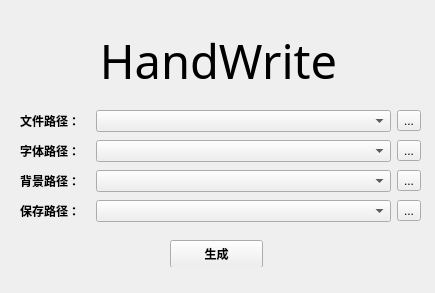
<?xml version="1.0" encoding="UTF-8"?>
<ui version="4.0">
 <class>MainWindow</class>
 <widget class="QMainWindow" name="MainWindow">
  <property name="enabled">
   <bool>true</bool>
  </property>
  <property name="geometry">
   <rect>
    <x>0</x>
    <y>0</y>
    <width>435</width>
    <height>293</height>
   </rect>
  </property>
  <property name="sizePolicy">
   <sizepolicy hsizetype="Fixed" vsizetype="Fixed">
    <horstretch>0</horstretch>
    <verstretch>0</verstretch>
   </sizepolicy>
  </property>
  <property name="minimumSize">
   <size>
    <width>400</width>
    <height>293</height>
   </size>
  </property>
  <property name="maximumSize">
   <size>
    <width>435</width>
    <height>293</height>
   </size>
  </property>
  <property name="windowTitle">
   <string>HandWrite</string>
  </property>
  <widget class="QWidget" name="centralwidget">
   <property name="sizePolicy">
    <sizepolicy hsizetype="Fixed" vsizetype="Fixed">
     <horstretch>0</horstretch>
     <verstretch>0</verstretch>
    </sizepolicy>
   </property>
   <property name="minimumSize">
    <size>
     <width>435</width>
     <height>267</height>
    </size>
   </property>
   <property name="maximumSize">
    <size>
     <width>435</width>
     <height>267</height>
    </size>
   </property>
   <widget class="QWidget" name="widget_2" native="true">
    <property name="geometry">
     <rect>
      <x>20</x>
      <y>110</y>
      <width>401</width>
      <height>22</height>
     </rect>
    </property>
    <property name="sizePolicy">
     <sizepolicy hsizetype="Preferred" vsizetype="Fixed">
      <horstretch>0</horstretch>
      <verstretch>0</verstretch>
     </sizepolicy>
    </property>
    <layout class="QHBoxLayout" name="horizontalLayout">
     <property name="leftMargin">
      <number>0</number>
     </property>
     <property name="topMargin">
      <number>0</number>
     </property>
     <property name="rightMargin">
      <number>0</number>
     </property>
     <property name="bottomMargin">
      <number>0</number>
     </property>
     <item>
      <widget class="QLabel" name="label">
       <property name="maximumSize">
        <size>
         <width>70</width>
         <height>16777215</height>
        </size>
       </property>
       <property name="font">
        <font>
         <family>Arial Black</family>
         <weight>75</weight>
         <italic>false</italic>
         <bold>true</bold>
        </font>
       </property>
       <property name="text">
        <string>文件路径：</string>
       </property>
      </widget>
     </item>
     <item>
      <widget class="QComboBox" name="comboBox"/>
     </item>
     <item>
      <widget class="QToolButton" name="toolButton">
       <property name="text">
        <string>...</string>
       </property>
      </widget>
     </item>
    </layout>
   </widget>
   <widget class="QWidget" name="widget" native="true">
    <property name="geometry">
     <rect>
      <x>20</x>
      <y>140</y>
      <width>401</width>
      <height>22</height>
     </rect>
    </property>
    <property name="sizePolicy">
     <sizepolicy hsizetype="Preferred" vsizetype="Fixed">
      <horstretch>0</horstretch>
      <verstretch>0</verstretch>
     </sizepolicy>
    </property>
    <layout class="QHBoxLayout" name="horizontalLayout_2">
     <property name="spacing">
      <number>6</number>
     </property>
     <property name="leftMargin">
      <number>0</number>
     </property>
     <property name="topMargin">
      <number>0</number>
     </property>
     <property name="rightMargin">
      <number>0</number>
     </property>
     <property name="bottomMargin">
      <number>0</number>
     </property>
     <item>
      <widget class="QLabel" name="label_2">
       <property name="maximumSize">
        <size>
         <width>70</width>
         <height>16777215</height>
        </size>
       </property>
       <property name="font">
        <font>
         <family>Arial Black</family>
         <weight>75</weight>
         <bold>true</bold>
        </font>
       </property>
       <property name="text">
        <string>字体路径：</string>
       </property>
      </widget>
     </item>
     <item>
      <widget class="QComboBox" name="comboBox_2"/>
     </item>
     <item>
      <widget class="QToolButton" name="toolButton_2">
       <property name="text">
        <string>...</string>
       </property>
      </widget>
     </item>
    </layout>
   </widget>
   <widget class="QLabel" name="label_3">
    <property name="geometry">
     <rect>
      <x>10</x>
      <y>30</y>
      <width>417</width>
      <height>60</height>
     </rect>
    </property>
    <property name="sizePolicy">
     <sizepolicy hsizetype="Preferred" vsizetype="Fixed">
      <horstretch>0</horstretch>
      <verstretch>0</verstretch>
     </sizepolicy>
    </property>
    <property name="maximumSize">
     <size>
      <width>16777215</width>
      <height>60</height>
     </size>
    </property>
    <property name="font">
     <font>
      <family>Arial Black</family>
      <pointsize>35</pointsize>
     </font>
    </property>
    <property name="text">
     <string>HandWrite</string>
    </property>
    <property name="alignment">
     <set>Qt::AlignCenter</set>
    </property>
   </widget>
   <widget class="QPushButton" name="pushButton">
    <property name="geometry">
     <rect>
      <x>170</x>
      <y>240</y>
      <width>93</width>
      <height>28</height>
     </rect>
    </property>
    <property name="sizePolicy">
     <sizepolicy hsizetype="Fixed" vsizetype="Fixed">
      <horstretch>0</horstretch>
      <verstretch>0</verstretch>
     </sizepolicy>
    </property>
    <property name="minimumSize">
     <size>
      <width>93</width>
      <height>28</height>
     </size>
    </property>
    <property name="maximumSize">
     <size>
      <width>93</width>
      <height>28</height>
     </size>
    </property>
    <property name="font">
     <font>
      <family>Arial Black</family>
      <weight>75</weight>
      <bold>true</bold>
     </font>
    </property>
    <property name="layoutDirection">
     <enum>Qt::LeftToRight</enum>
    </property>
    <property name="text">
     <string>生成</string>
    </property>
   </widget>
   <widget class="QWidget" name="widget_3" native="true">
    <property name="geometry">
     <rect>
      <x>20</x>
      <y>170</y>
      <width>401</width>
      <height>22</height>
     </rect>
    </property>
    <property name="sizePolicy">
     <sizepolicy hsizetype="Preferred" vsizetype="Fixed">
      <horstretch>0</horstretch>
      <verstretch>0</verstretch>
     </sizepolicy>
    </property>
    <layout class="QHBoxLayout" name="horizontalLayout_3">
     <property name="leftMargin">
      <number>0</number>
     </property>
     <property name="topMargin">
      <number>0</number>
     </property>
     <property name="rightMargin">
      <number>0</number>
     </property>
     <property name="bottomMargin">
      <number>0</number>
     </property>
     <item>
      <widget class="QLabel" name="label_4">
       <property name="maximumSize">
        <size>
         <width>70</width>
         <height>16777215</height>
        </size>
       </property>
       <property name="font">
        <font>
         <family>Arial Black</family>
         <weight>75</weight>
         <italic>false</italic>
         <bold>true</bold>
        </font>
       </property>
       <property name="text">
        <string>背景路径：</string>
       </property>
      </widget>
     </item>
     <item>
      <widget class="QComboBox" name="comboBox_3"/>
     </item>
     <item>
      <widget class="QToolButton" name="toolButton_3">
       <property name="text">
        <string>...</string>
       </property>
      </widget>
     </item>
    </layout>
   </widget>
   <widget class="QWidget" name="widget_4" native="true">
    <property name="geometry">
     <rect>
      <x>20</x>
      <y>200</y>
      <width>401</width>
      <height>22</height>
     </rect>
    </property>
    <property name="sizePolicy">
     <sizepolicy hsizetype="Preferred" vsizetype="Fixed">
      <horstretch>0</horstretch>
      <verstretch>0</verstretch>
     </sizepolicy>
    </property>
    <layout class="QHBoxLayout" name="horizontalLayout_4">
     <property name="leftMargin">
      <number>0</number>
     </property>
     <property name="topMargin">
      <number>0</number>
     </property>
     <property name="rightMargin">
      <number>0</number>
     </property>
     <property name="bottomMargin">
      <number>0</number>
     </property>
     <item>
      <widget class="QLabel" name="label_5">
       <property name="maximumSize">
        <size>
         <width>70</width>
         <height>16777215</height>
        </size>
       </property>
       <property name="font">
        <font>
         <family>Arial Black</family>
         <weight>75</weight>
         <italic>false</italic>
         <bold>true</bold>
        </font>
       </property>
       <property name="text">
        <string>保存路径：</string>
       </property>
      </widget>
     </item>
     <item>
      <widget class="QComboBox" name="comboBox_4"/>
     </item>
     <item>
      <widget class="QToolButton" name="toolButton_4">
       <property name="text">
        <string>...</string>
       </property>
      </widget>
     </item>
    </layout>
   </widget>
  </widget>
  <widget class="QMenuBar" name="menubar">
   <property name="geometry">
    <rect>
     <x>0</x>
     <y>0</y>
     <width>435</width>
     <height>26</height>
    </rect>
   </property>
  </widget>
 </widget>
 <resources/>
 <connections/>
</ui>
